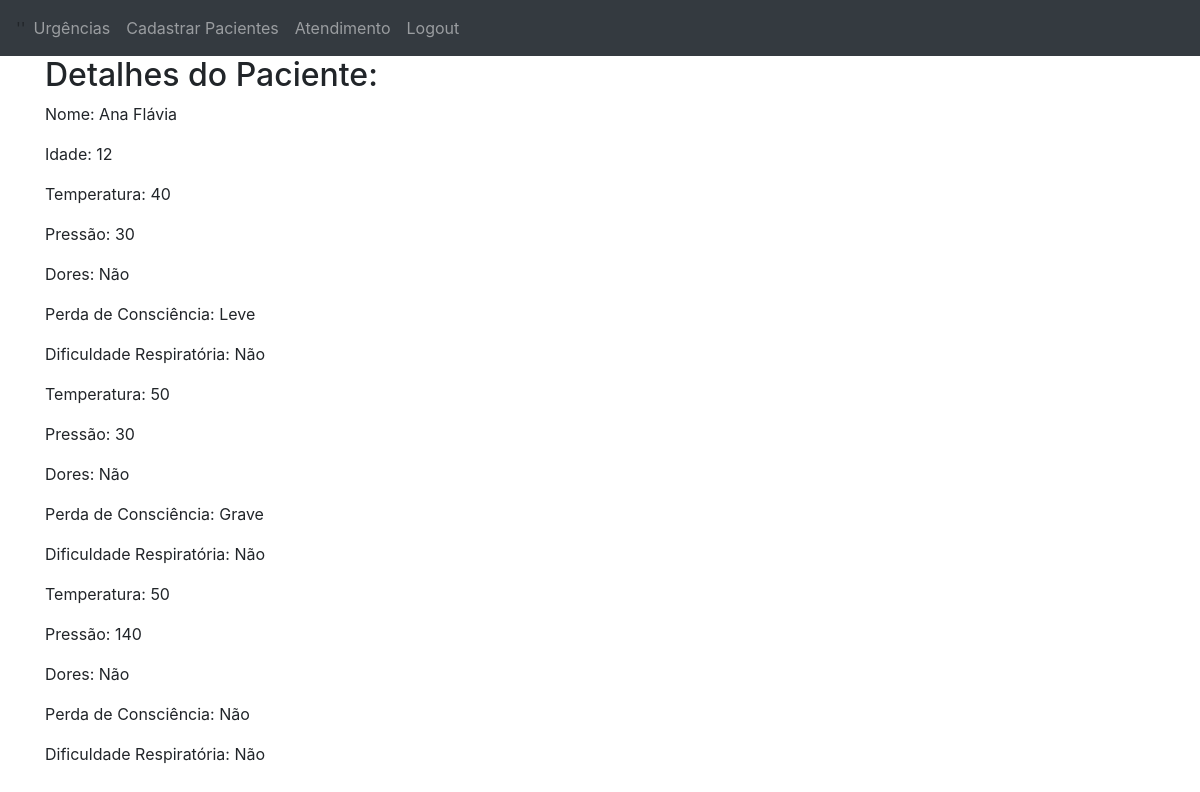
The page /detalhes_paciente/1 (signed in) on the database its author committed.
### website/models.py (models this page shows)
class Paciente(db.Model):
    id = db.Column(db.Integer, primary_key=True, unique=True)
    cpf = db.Column(db.String(10000))
    nome = db.Column(db.String(10000))
    idade = db.Column(db.Integer)
    atendimentos = db.relationship('Atendimento', backref='paciente', lazy=True)

class Atendimento(db.Model):
    id = db.Column(db.Integer, primary_key=True, unique=True)
    data_atendimento = db.Column(db.Date, nullable=False, default=datetime.now)
    temperatura = db.Column(db.Integer)
    pressao  = db.Column(db.Integer)
    dores = db.Column(db.Integer)
    perda_consciencia = db.Column(db.Integer)
    dificuldade_respiratoria = db.Column(db.Integer)
    urgencia = db.Column(db.Integer)
    atendido = db.Column(db.Boolean)
    paciente_id = db.Column(db.Integer, db.ForeignKey('paciente.id'))

### website/auth.py (the view)
@auth.route('/detalhes_paciente/<int:paciente_id>')
@login_required
def detalhes_paciente(paciente_id):
    paciente = Paciente.query.get(paciente_id)
    atendimentos = Atendimento.query.filter_by(paciente_id=paciente_id).all()
    return render_template('detalhes_paciente.html', user=current_user, paciente=paciente, atendimentos=atendimentos)

### website/__init__.py (called while the page is built)
def create_app():
    app = Flask(__name__)
    app.config['SECRET_KEY'] = 'senha' #proteger o nosso site
    app.config['SQLALCHEMY_DATABASE_URI'] = f'sqlite:///{DB_NAME}'
    db.init_app(app)
    from .views import views
    from .auth import auth
    app.register_blueprint(views, url_prefix='/')
    app.register_blueprint(auth, url_prefix='/')
    from .models import User, Paciente
    with app.app_context():
        db.create_all()
        print('Banco de dados criado!')
    login_manager = LoginManager()
    login_manager.login_view = 'auth.login'
    login_manager.init_app(app)
    @login_manager.user_loader
    def load_user(id):
        return User.query.get(int(id))
    return app

### website/templates/detalhes_paciente.html (shortened to what this page needs)
{% extends "base.html" %}
{% block conteudo %}
    <h2>Detalhes do Paciente:</h2>
    <p>Nome: {{ paciente.nome }}</p>
    <p>Idade: {{ paciente.idade }}</p>
    {% for atendimento in atendimentos %}
      <p>Temperatura: {{ atendimento.temperatura }}</p>
      <p>Pressão: {{ atendimento.pressao }}</p>
      {% if atendimento.dores == 0 %}
        <p>Dores: Não</p>
      {% elif atendimento.dores == 1 %}
        <p>Dores: Leve</p>
      {% else %}
        <p>Dores: Grave</p>
      {% endif %}
      {% if atendimento.perda_consciencia == 0 %}
        <p>Perda de Consciência: Não</p>
      {% elif atendimento.perda_consciencia == 1 %}
        <p>Perda de Consciência: Leve</p>
      {% else %}
        <p>Perda de Consciência: Grave</p>
      {% endif %}
      {% if atendimento.dificuldade_respiratoria == 0 %}
        <p>Dificuldade Respiratória: Não</p>
      {% elif atendimento.dificuldade_respiratoria == 1 %}
        <p>Dificuldade Respiratória: Leve</p>
      {% else %}
        <p>Dificuldade Respiratória: Grave</p>
      {% endif %}
  {% endfor %}
{% endblock %}

### website/templates/base.html (shortened to what this page needs)
<!DOCTYPE html>
<html>
  <head>
    <link
      rel="stylesheet"
      href="https://stackpath.bootstrapcdn.com/bootstrap/4.4.1/css/bootstrap.min.css"
    />
    <link
      rel="stylesheet"
      href="https://stackpath.bootstrapcdn.com/font-awesome/4.7.0/css/font-awesome.min.css"
    />
    </head>
    <body>
      <nav class="navbar navbar-expand-lg navbar-dark bg-dark">''
          <div class="collapse navbar-collapse" id="navbar">
            <div class="navbar-nav">
              {% if user.is_authenticated %}
              <a class="nav-item nav-link" id="home" href="/">Urgências</a>
              <a class="nav-item nav-link" id="paciente" href="/paciente">Cadastrar Pacientes</a>
              <a class="nav-item nav-link" id="atendimento" href="/atendimento">Atendimento</a>
              <a class="nav-item nav-link" id="logout" href="/logout">Logout</a>
              {% else %}
              <a class="nav-item nav-link" id="login" href="/login">Login</a>
              <a class="nav-item nav-link" id="signUp" href="/sign-up">Sign Up</a>
              {% endif %}
            </div>
          </div>
      </nav>
      <div class="container">
        {% block conteudo %}
        {% endblock %}
      </div>
    </body>
</html>

### rows shown on the page
Paciente: nome "Ana Flávia", idade "12"
Atendimento: temperatura "40", pressao "30", dores "Dores: Não", perda_consciencia "Perda de Consciência: Leve", dificuldade_respiratoria "Dificuldade Respiratória: Não"
Atendimento: temperatura "50", pressao "30", dores "Dores: Não", perda_consciencia "Perda de Consciência: Grave", dificuldade_respiratoria "Dificuldade Respiratória: Não"
Atendimento: temperatura "50", pressao "140", dores "Dores: Não", perda_consciencia "Perda de Consciência: Não", dificuldade_respiratoria "Dificuldade Respiratória: Não"
